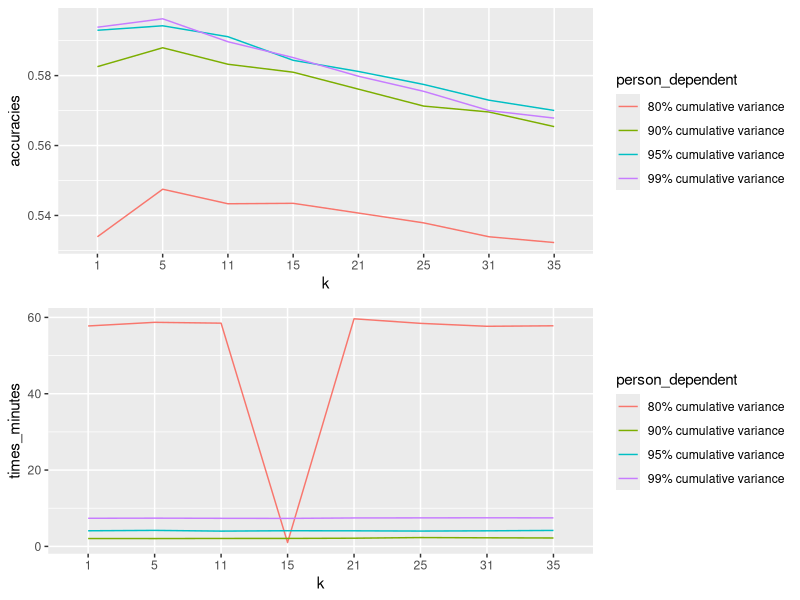
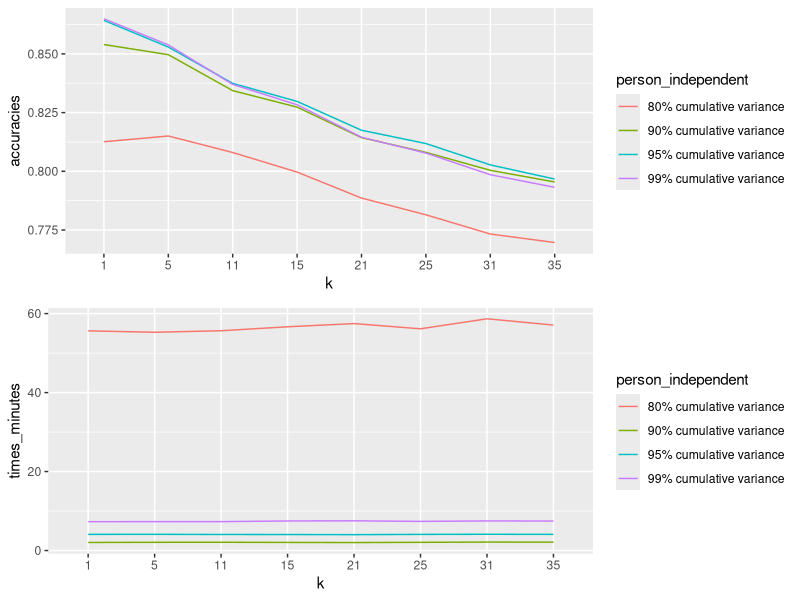

Source code (R) for these figures, in order:
# plot all the accuracies for person dependent
require(ggplot2)

multiplot <- function(..., plotlist=NULL, file, cols=1, layout=NULL) {
  library(grid)
  
  # Make a list from the ... arguments and plotlist
  plots <- c(list(...), plotlist)
  
  numPlots = length(plots)
  
  # If layout is NULL, then use 'cols' to determine layout
  if (is.null(layout)) {
    # Make the panel
    # ncol: Number of columns of plots
    # nrow: Number of rows needed, calculated from # of cols
    layout <- matrix(seq(1, cols * ceiling(numPlots/cols)),
                     ncol = cols, nrow = ceiling(numPlots/cols))
  }
  
  if (numPlots==1) {
    print(plots[[1]])
    
  } else {
    # Set up the page
    grid.newpage()
    pushViewport(viewport(layout = grid.layout(nrow(layout), ncol(layout))))
    
    # Make each plot, in the correct location
    for (i in 1:numPlots) {
      # Get the i,j matrix positions of the regions that contain this subplot
      matchidx <- as.data.frame(which(layout == i, arr.ind = TRUE))
      
      print(plots[[i]], vp = viewport(layout.pos.row = matchidx$row,
                                      layout.pos.col = matchidx$col))
    }
  }
}

##################################################################################################
#plot accuracies for person dependent
##################################################################################################

df1 <- data.frame(
  person_dependent = factor(c("80% cumulative variance","80% cumulative variance","80% cumulative variance","80% cumulative variance"
                              ,"80% cumulative variance","80% cumulative variance","80% cumulative variance",
                              "80% cumulative variance","90% cumulative variance",
                              "90% cumulative variance", "90% cumulative variance", "90% cumulative variance", 
                              "90% cumulative variance", "90% cumulative variance", "90% cumulative variance", 
                              "90% cumulative variance",
                              "95% cumulative variance",
                              "95% cumulative variance", "95% cumulative variance", "95% cumulative variance", 
                              "95% cumulative variance", "95% cumulative variance", "95% cumulative variance", 
                              "95% cumulative variance",
                              "99% cumulative variance",
                              "99% cumulative variance", "99% cumulative variance", "99% cumulative variance", 
                              "99% cumulative variance", "99% cumulative variance", "99% cumulative variance", 
                              "99% cumulative variance")),
  k = factor(c(1, 5, 11, 15, 21, 25, 31, 35,1, 5, 11, 15, 21, 25, 31, 35), levels=c(1, 5, 11, 15, 21, 25, 31, 35)),
  accuracies =c(0.5339063,0.5475, 0.5433438,0.5434687,0.5406875,0.537875,
                                 0.5339063,0.53225,0.5825625,0.5879688,0.58325,0.5809688,
                                 0.576125,0.5712812,0.5695938,0.5654062,0.5929688,0.59425,
                                 0.591125,0.584375,0.5811875,0.5774687,0.5729688,0.5700312,
                                 0.5938438,0.59625,0.5896875,0.5851563,0.5798125,0.5755,0.57,
                                 0.5678437)
)

# A basic graph

per_dep_acc <- ggplot(data=df1, aes(x=k, y=accuracies, group=person_dependent,colour=person_dependent)) + geom_line() 



##################################################################################################
#plot times for person dependent
##################################################################################################

df1 <- data.frame(
  person_dependent = factor(c("80% cumulative variance","80% cumulative variance","80% cumulative variance","80% cumulative variance"
                              ,"80% cumulative variance","80% cumulative variance","80% cumulative variance",
                              "80% cumulative variance","90% cumulative variance",
                              "90% cumulative variance", "90% cumulative variance", "90% cumulative variance", 
                              "90% cumulative variance", "90% cumulative variance", "90% cumulative variance", 
                              "90% cumulative variance",
                              "95% cumulative variance",
                              "95% cumulative variance", "95% cumulative variance", "95% cumulative variance", 
                              "95% cumulative variance", "95% cumulative variance", "95% cumulative variance", 
                              "95% cumulative variance",
                              "99% cumulative variance",
                              "99% cumulative variance", "99% cumulative variance", "99% cumulative variance", 
                              "99% cumulative variance", "99% cumulative variance", "99% cumulative variance", 
                              "99% cumulative variance")),
  k = factor(c(1, 5, 11, 15, 21, 25, 31, 35,1, 5, 11, 15, 21, 25, 31, 35), levels=c(1, 5, 11, 15, 21, 25, 31, 35)),
  times_minutes = c(57.75185,58.70407,58.48638,1.011228,59.62939,58.43497,57.66686,57.79611,
                               2.069033,2.055091,2.085673,2.08979,2.151394,2.317071,2.251707,2.206996,
                               4.094808,4.196481,4.007309,4.106943,4.08494,4.021613,4.08363,4.183792,
                               7.369942,7.401155,7.36142,7.336522,7.454709,7.472859,7.49811,7.475994)
)

# A basic graph

per_dep_time <- ggplot(data=df1, aes(x=k, y=times_minutes, group=person_dependent,colour=person_dependent)) + geom_line() 

multiplot(per_dep_acc,per_dep_time)



##################################################################################################
#plot accuracies for person independent
##################################################################################################

df1 <- data.frame(
  person_independent = factor(c("80% cumulative variance","80% cumulative variance","80% cumulative variance","80% cumulative variance"
                              ,"80% cumulative variance","80% cumulative variance","80% cumulative variance",
                              "80% cumulative variance","90% cumulative variance",
                              "90% cumulative variance", "90% cumulative variance", "90% cumulative variance", 
                              "90% cumulative variance", "90% cumulative variance", "90% cumulative variance", 
                              "90% cumulative variance",
                              "95% cumulative variance",
                              "95% cumulative variance", "95% cumulative variance", "95% cumulative variance", 
                              "95% cumulative variance", "95% cumulative variance", "95% cumulative variance", 
                              "95% cumulative variance",
                              "99% cumulative variance",
                              "99% cumulative variance", "99% cumulative variance", "99% cumulative variance", 
                              "99% cumulative variance", "99% cumulative variance", "99% cumulative variance", 
                              "99% cumulative variance")),
  k = factor(c(1, 5, 11, 15, 21, 25, 31, 35,1, 5, 11, 15, 21, 25, 31, 35), levels=c(1, 5, 11, 15, 21, 25, 31, 35)),
  accuracies =c(0.8125938,0.8150312,0.808,0.7996562,0.7885937,
  0.7814688,0.7732813,0.7696563,0.8539688,0.8496563,0.8343438,
  0.8273125,0.8143125,0.8080625,0.8004062,0.7954375,0.86425,
  0.8529062,0.8374375,0.82975,0.8174687,0.8118125,0.8027188,
  0.7966875,0.8649375, 0.8538125,0.837,0.8283125,0.8145,0.80775,
  0.7985313, 0.7931563)
)

# A basic graph

per_indep_acc <- ggplot(data=df1, aes(x=k, y=accuracies, group=person_independent,colour=person_independent)) + geom_line() 



##################################################################################################
#plot times for person dependent
##################################################################################################

df1 <- data.frame(
  person_independent = factor(c("80% cumulative variance","80% cumulative variance","80% cumulative variance","80% cumulative variance"
                              ,"80% cumulative variance","80% cumulative variance","80% cumulative variance",
                              "80% cumulative variance","90% cumulative variance",
                              "90% cumulative variance", "90% cumulative variance", "90% cumulative variance", 
                              "90% cumulative variance", "90% cumulative variance", "90% cumulative variance", 
                              "90% cumulative variance",
                              "95% cumulative variance",
                              "95% cumulative variance", "95% cumulative variance", "95% cumulative variance", 
                              "95% cumulative variance", "95% cumulative variance", "95% cumulative variance", 
                              "95% cumulative variance",
                              "99% cumulative variance",
                              "99% cumulative variance", "99% cumulative variance", "99% cumulative variance", 
                              "99% cumulative variance", "99% cumulative variance", "99% cumulative variance", 
                              "99% cumulative variance")),
  k = factor(c(1, 5, 11, 15, 21, 25, 31, 35,1, 5, 11, 15, 21, 25, 31, 35), levels=c(1, 5, 11, 15, 21, 25, 31, 35)),
  times_minutes = c(55.63824,55.27387,55.66097,56.66266,57.4731,56.15492,58.68535,57.09879,
  2.038594,2.080253,2.093811,2.051259,2.018174,2.074277,2.137008,2.116798,
  4.087,4.100913,4.064693,4.048095,4.018301,4.084872,4.115202,4.091371,
  7.30866,7.316201,7.315804,7.485649,7.520651,7.378566,7.496262,7.467105)
)

# A basic graph

per_indep_time <- ggplot(data=df1, aes(x=k, y=times_minutes, group=person_independent,colour=person_independent)) + geom_line() 

multiplot(per_indep_acc,per_indep_time)





